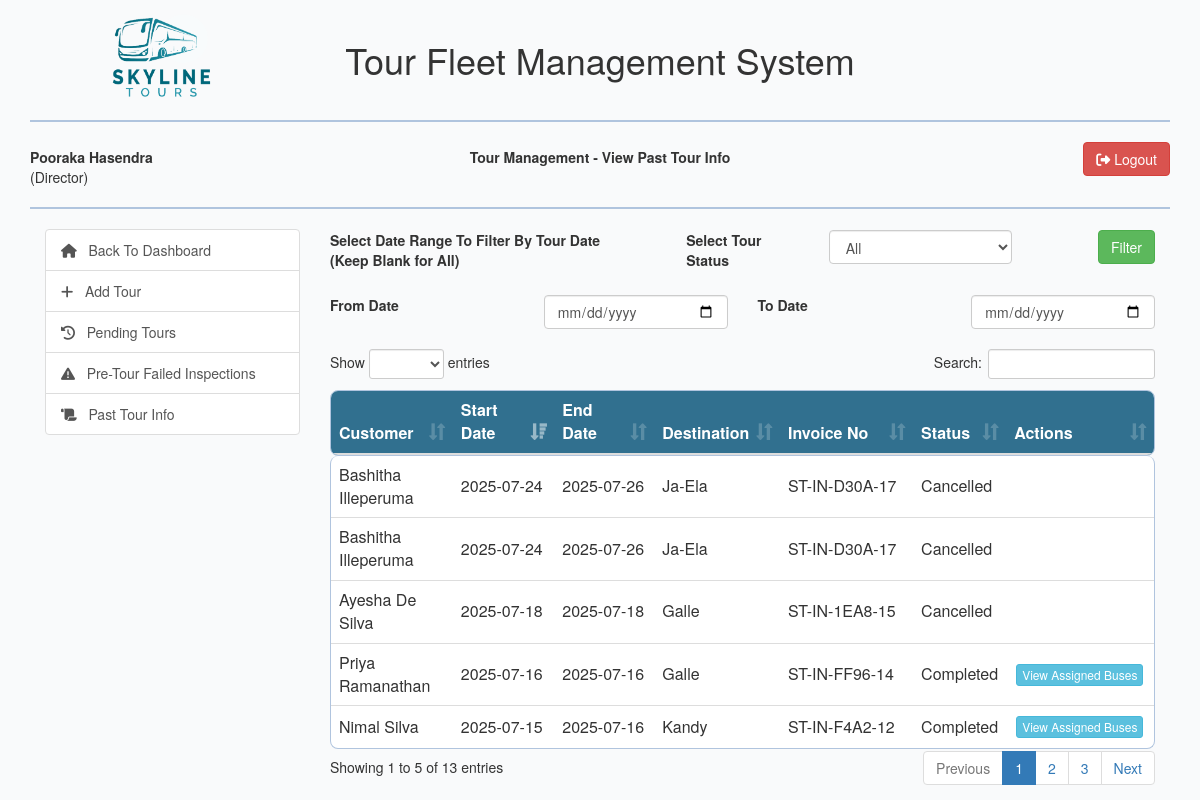
/view/past-tour-info.php (signed in), run on the app's committed database.
### tables this page shows
CREATE TABLE `tour` (
  `tour_id` int(10) NOT NULL,
  `invoice_id` int(10) NOT NULL,
  `start_date` date NOT NULL,
  `end_date` date NOT NULL,
  `destination` varchar(255) NOT NULL,
  `tour_status` int(10) NOT NULL DEFAULT 1 COMMENT '-1=Cancelled, 1=Assigned, , 3=Completed'
);

CREATE TABLE `customer` (
  `customer_id` int(10) NOT NULL,
  `customer_nic` varchar(12) NOT NULL,
  `customer_fname` varchar(50) NOT NULL,
  `customer_lname` varchar(50) NOT NULL,
  `customer_email` varchar(255) NOT NULL,
  `customer_status` int(10) NOT NULL DEFAULT 1
);

CREATE TABLE `customer_invoice` (
  `invoice_id` int(10) NOT NULL,
  `invoice_number` varchar(100) NOT NULL,
  `quotation_id` int(10) NOT NULL,
  `invoice_date` date NOT NULL,
  `invoice_amount` decimal(10,2) NOT NULL,
  `customer_id` int(11) NOT NULL,
  `invoice_status` int(11) NOT NULL DEFAULT 1 COMMENT '-1=Invoice Cancelled,\r\n1=Advance Payment Made & waiting for tour assignment,\r\n2=Tour assigned,\r\n3=Tour completed and payment pending,\r\n4=Paid',
  `invoice_description` text DEFAULT NULL,
  `tour_start_date` date NOT NULL COMMENT 'The tour start date as billed/quoted to the customer.',
  `tour_end_date` date NOT NULL COMMENT 'The tour end date as billed/quoted to the customer.',
  `pickup_location` varchar(255) NOT NULL,
  `destination` varchar(255) NOT NULL,
  `dropoff_location` varchar(255) NOT NULL,
  `round_trip_mileage` int(4) NOT NULL,
  `advance_payment` decimal(10,2) DEFAULT NULL,
  `paid_amount` decimal(10,2) DEFAULT NULL,
  `actual_fare` decimal(10,2) DEFAULT NULL,
  `actual_mileage` int(4) DEFAULT NULL
);

### model/tour_model.php (called while the page is built, shortened)
<?php
class Tour{
    public function getPastToursFiltered($dateFrom,$dateTo,$tourStatus){
        $con = $GLOBALS["con"];
        $sql = "SELECT t.*, i.invoice_number, c.customer_fname, c.customer_lname, c.customer_email
            FROM tour t
            JOIN customer_invoice i ON t.invoice_id = i.invoice_id
            JOIN customer c ON i.customer_id = c.customer_id
            WHERE 1 ";
        if($tourStatus==""){
            $sql.="AND t.tour_status IN (-1,3) ";
        }elseif($tourStatus!=""){
            $sql.="AND t.tour_status='$tourStatus' ";
        }
        $sql.= "ORDER BY t.start_date DESC ";
        $result = $con->query($sql) or die($con->error);
        return $result;
    }
}

### view/past-tour-info.php (the view, shortened to what this page needs)
<?php
include_once '../model/tour_model.php';
$dateFrom = "";
$dateTo = "";
$tourStatus ="";
$tourObj = new Tour();
$tourResult = $tourObj->getPastToursFiltered($dateFrom,$dateTo,$tourStatus);
?>
<html lang="en">
<head>
    <?php include_once "../includes/bootstrap_css_includes.php"?>
</head>
<body>
    <div class="container">
        <?php include_once "../includes/header_row_includes.php";?>
        <div class="col-md-3">
            <?php include_once "../includes/tour_management_functions.php"; ?>
        </div>
        <div class="col-md-9">
            <div class="row">
                <div class="col-md-6 col-md-offset-3" id="msg">
                </div>
            </div>
            <div class="row">
                <div class="col-md-5">
                    <label class="control-label">Select Date Range To Filter By Tour Date </br>(Keep Blank for All)</label>
                </div>
                <div class="col-md-2">
                    <label class="control-label">Select Tour Status</label>
                </div>
                <div class="col-md-3">
                    <select id="tourStatus" class="form-control">
                        <option value="">All</option>
                    </select>
                </div>
                <div class="col-md-2 text-right">
                    <button type="button" class="btn btn-success" id="filter_button">Filter</button>
                </div>
            </div>
            <div class="row">
            </div>
            <div class="row">
                <div class="col-md-3">
                    <label class="control-label">From Date</label>
                </div>
                <div class="col-md-3">
                    <input type="date" class="form-control" id="dateFrom" name="dateFrom" />
                </div>
                <div class="col-md-3">
                    <label class="control-label">To Date</label>
                </div>
                <div class="col-md-3">
                    <input type="date" class="form-control" id="dateTo" name="dateTo" />
                </div>
            </div>
            <div class="row">
            </div>
            <div class="row">
                <div class="col-md-12">
                    <table class="table" id="tourtable" style="width:100%">
                        <thead>
                            <tr>
                                <th>Customer</th>
                                <th>Start Date</th>
                                <th>End Date</th>
                                <th>Destination</th>
                                <th>Invoice No</th>
                                <th>Status</th>
                                <th>Actions</th>
                            </tr>
                        </thead>
                        <tbody id="tourtableBody">
                            <?php while($tourRow = $tourResult->fetch_assoc()){
                                $status = match((int)$tourRow["tour_status"]){
                                    -1=>"Cancelled",
                                    3=>"Completed",
                                };
                                ?>
                            <tr>
                                <td><?php echo $tourRow['customer_fname']." ".$tourRow['customer_lname'];?></td>
                                <td style="white-space: nowrap"><?php echo $tourRow['start_date'];?></td>
                                <td style="white-space: nowrap"><?php echo $tourRow['end_date'];?></td>
                                <td><?php echo $tourRow['destination'];?></td>
                                <td style="white-space: nowrap"><?php echo $tourRow['invoice_number'];?></td>
                                <td ><?php echo $status;?></td>
                                <td>
                                    <?php if($tourRow["tour_status"]==3){?>
                                    <a href="#" data-toggle="modal" onclick="loadTourBusList(<?php echo $tourRow['tour_id'];?>)" data-target="#bus_list"
                                       class="btn btn-xs btn-info" style="margin:2px;display:<?php echo checkPermissions(85); ?>">
                                        View Assigned Buses
                                    </a>
                                    <?php }?>
                                </td>
                            </tr>
                            <?php } ?>
                        </tbody>
                    </table>
                </div>
            </div>
        </div>
    </div>
</body>
</html>

### css/custom.css (style rules this page uses)
body { background-color: #F9FAFB; }
.table { background-color:#ffffff; border-radius: 8px; overflow: hidden; border:1px solid lightsteelblue; }
.table thead { background-color: #31708f; color:white; }
.table tbody > tr > td { vertical-align: middle; }

### data on the page
tour: customer.customer_fname "Bashitha", customer.customer_lname "Illeperuma", start_date "2025-07-24", end_date "2025-07-26", destination "Ja-Ela", invoice.invoice_number "ST-IN-D30A-17", tour_status "Cancelled"
tour: customer.customer_fname "Bashitha", customer.customer_lname "Illeperuma", start_date "2025-07-24", end_date "2025-07-26", destination "Ja-Ela", invoice.invoice_number "ST-IN-D30A-17", tour_status "Cancelled"
tour: customer.customer_fname "Ayesha", customer.customer_lname "De Silva", start_date "2025-07-18", end_date "2025-07-18", destination "Galle", invoice.invoice_number "ST-IN-1EA8-15", tour_status "Cancelled"
tour: customer.customer_fname "Priya", customer.customer_lname "Ramanathan", start_date "2025-07-16", end_date "2025-07-16", destination "Galle", invoice.invoice_number "ST-IN-FF96-14", tour_status "Completed"
tour: customer.customer_fname "Nimal", customer.customer_lname "Silva", start_date "2025-07-15", end_date "2025-07-16", destination "Kandy", invoice.invoice_number "ST-IN-F4A2-12", tour_status "Completed"

### other printed values
$userSession["user_fname"]." ".$userSession["user_lname"] "Pooraka Hasendra"
$userSession["role_name"] "Director"
$pageName "Tour Management - View Past Tour Info"
